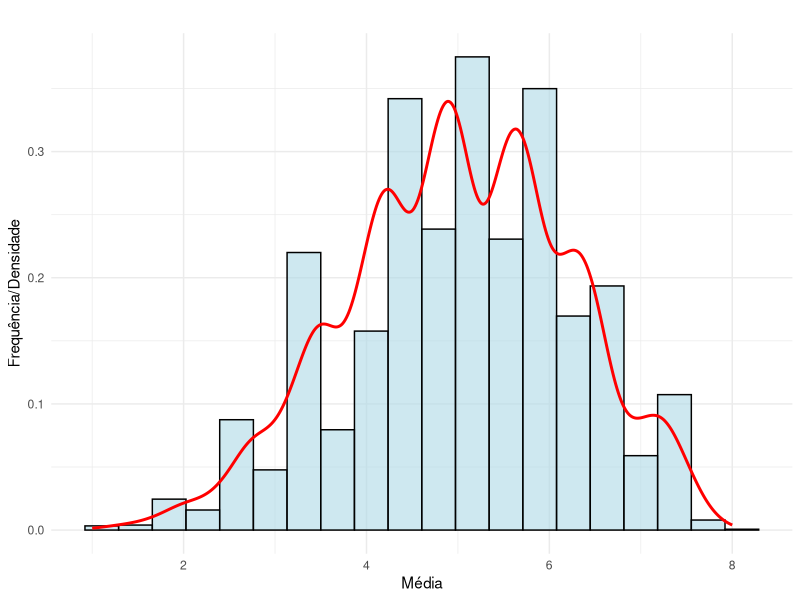
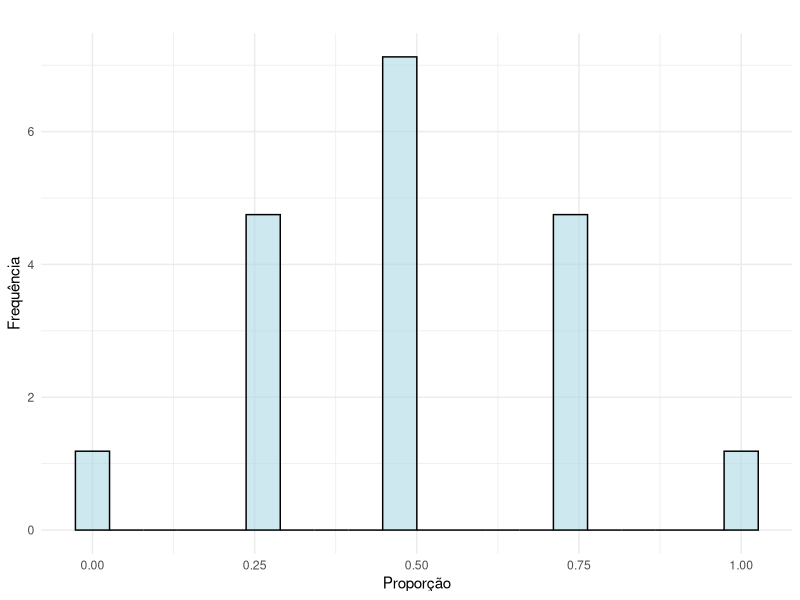
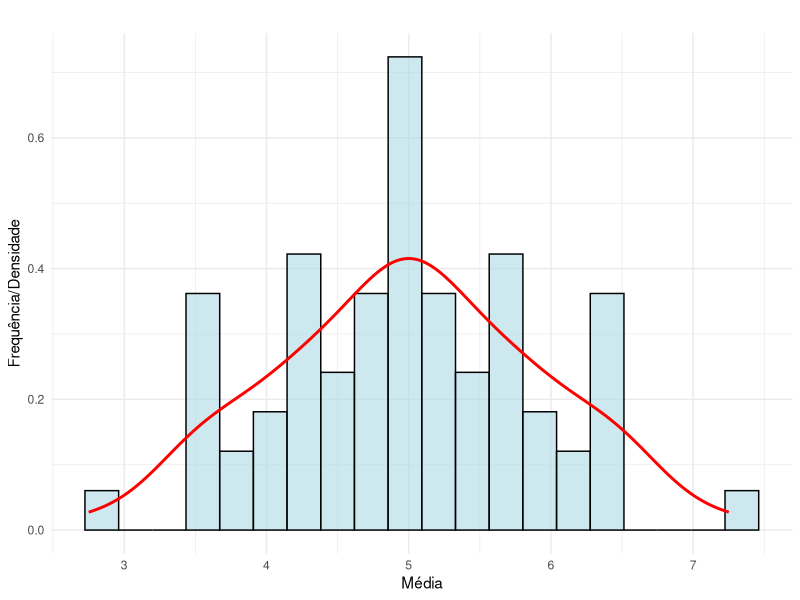
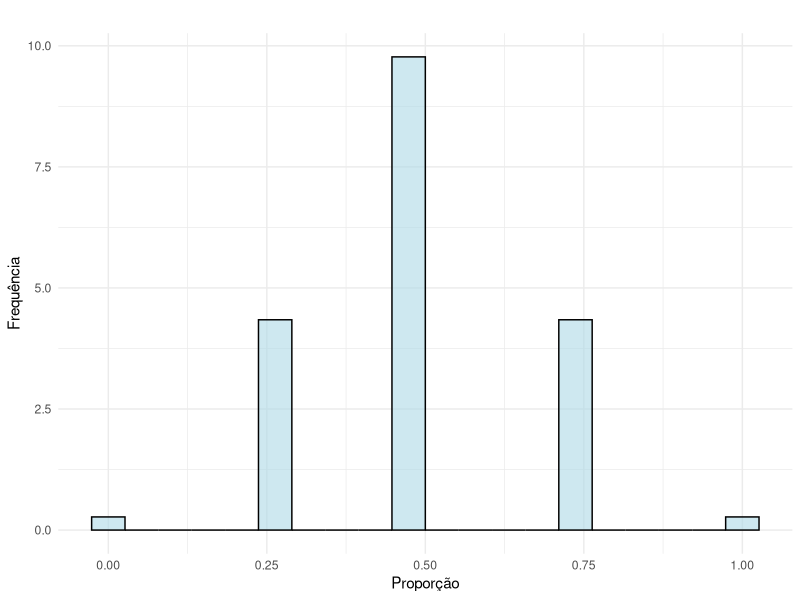

R code for these plots, in order:
# Matéria: Amostragem 
# Graduanda: Vitória Sesana
# Ministrante da Matéria: Agatha Rodrigues

# bibliotecas -------------------------------------------------------------

library(dplyr)
library(ggplot2)

# Informações -------------------------------------------------------------

populacao = c(1,2,4,4,7,7,7,8)

N = 8
n = 4

# AASc --------------------------------------------------------------------

# quantidade de combinações para AASc
qntd_AASc <- N^n 

# possíveis amostras para AASc
possiveis_amostras_AASc <- expand.grid(rep(list(populacao), n))

# média e proporção das amostras 
medias_amostras_AASc <- apply(possiveis_amostras_AASc, 1, mean)

prop_amostras_AASc <- 
  apply(possiveis_amostras_AASc, 
        1, 
        function(x) {ifelse(x > 4, 1, 0)}) %>% 
  t() %>% 
  as.data.frame() %>% 
  mutate(prop = (Var1 + Var2 +Var3 +Var4)/4)

base_AASc <- cbind(Amostra = paste("Amostra", 1:qntd_AASc),
                    possiveis_amostras_AASc,
                    medias_amostras_AASc, 
                    prop_amostras_AASc$prop)

colnames(base_AASc) <- 
  c("Amostra ASc",
    paste("Amostra", 1:n),
    "Média", 
    "Proproção")

base_AASc %>% 
  head() %>% 
  xtable::xtable()


# Histograma básico

ggplot(base_AASc, aes(x = Média)) +
  geom_histogram(aes(y = ..density..), bins = 20, fill = "lightblue", color = "black", alpha = 0.6) +
  geom_density(color = "red", size = 1) +
  labs(title = "",
       x = "Média",
       y = "Frequência/Densidade") +
  theme_minimal()


ggplot(base_AASc, aes(x = Proproção)) +
  geom_histogram(aes(y = ..density..), bins = 20, fill = "lightblue", color = "black", alpha = 0.6) +
  labs(title = "",
       x = "Proporção",
       y = "Frequência") +
  theme_minimal()

# AASs --------------------------------------------------------------------

# quantidade de combinações para AASs
qntd_AASs <- factorial(N) / (factorial(n) * factorial(N - n))

# possíveis amostras para AASs
possiveis_amostras_AASs <- 
  combn(populacao, 4) %>% 
  t() %>% 
  as.data.frame()

# média e proporção das amostras 
medias_amostras_AASs <- 
  apply(possiveis_amostras_AASs, 1, mean)

prop_amostras_AASs <- 
  apply(possiveis_amostras_AASs, 
        1,
        function(x) {ifelse(x > 4, 1, 0)}) %>% 
  t() %>% 
  as.data.frame() %>% 
  mutate(prop = (V1 + V2 +V3 +V4)/4)


# base final
base_AASs <- cbind(Amostra = paste("Amostra", 1:qntd_AASs),
              possiveis_amostras_AASs,
              medias_amostras_AASs, 
              prop_amostras_AASs$prop)

colnames(base_AASs) <- 
  c("Amostra ASs",
    paste("Amostra", 1:n),
    "Média", 
    "Proproção")

base_AASs %>% 
  head() %>% 
  xtable::xtable()

# Histogramas

ggplot(base_AASs, aes(x = Média)) +
  geom_histogram(aes(y = ..density..), bins = 20, fill = "lightblue", color = "black", alpha = 0.6) +
  geom_density(color = "red", size = 1) +
  labs(title = "",
       x = "Média",
       y = "Frequência/Densidade") +
  theme_minimal()


ggplot(base_AASs, aes(x = Proproção)) +
  geom_histogram(aes(y = ..density..), bins = 20, fill = "lightblue", color = "black", alpha = 0.6) +
  labs(title = "",
       x = "Proporção",
       y = "Frequência") +
  theme_minimal()
